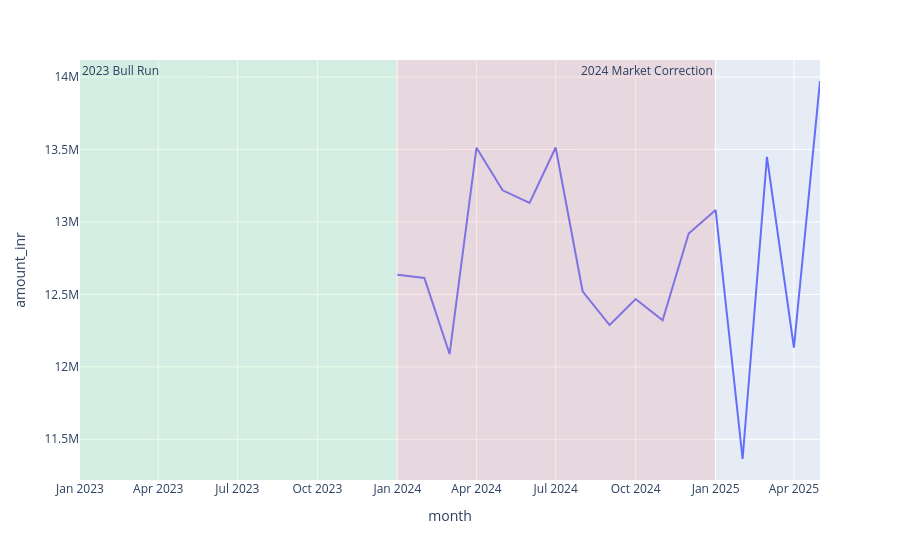

The code cell stored with this chart in its notebook:
### Code cell
fig.add_vrect(
    x0="2024-01-01",
    x1="2024-12-31",
    fillcolor="lightcoral",
    opacity=0.2,
    annotation_text="2024 Market Correction",
    annotation_position="top right",
    line_width=0
)

### Figure 1 — Plotly figure (JSON) as saved in the notebook; plotly's stock layout.template omitted (floating-point values rounded to 4 significant figures)
{"data": [{"hovertemplate": "month=%{x}<br>amount_inr=%{y}<extra></extra>", "legendgroup": "", "line": {"color": "#636efa", "dash": "solid"}, "marker": {"symbol": "circle"}, "mode": "lines", "name": "", "orientation": "v", "showlegend": false, "type": "scatter", "x": ["2024-01", "2024-02", "2024-03", "2024-04", "2024-05", "2024-06", "2024-07", "2024-08", "2024-09", "2024-10", "2024-11", "2024-12", "2025-01", "2025-02", "2025-03", "2025-04", "2025-05"], "xaxis": "x", "y": [12635349, 12613376, 12088413, 13512385, 13218606, 13131150, 13513884, 12521433, 12288778, 12467875, 12321673, 12920130, 13082145, 11363922, 13449360, 12132001, 13973011], "yaxis": "y"}], "layout": {"annotations": [{"showarrow": false, "text": "2023 Bull Run", "x": "2023-01-01", "xanchor": "left", "xref": "x", "y": 1, "yanchor": "top", "yref": "y domain"}, {"showarrow": false, "text": "2024 Market Correction", "x": "2024-12-31", "xanchor": "right", "xref": "x", "y": 1, "yanchor": "top", "yref": "y domain"}], "legend": {"tracegroupgap": 0}, "margin": {"t": 60}, "shapes": [{"fillcolor": "lightgreen", "line": {"width": 0}, "opacity": 0.2, "type": "rect", "x0": "2023-01-01", "x1": "2023-12-31", "xref": "x", "y0": 0, "y1": 1, "yref": "y domain"}, {"fillcolor": "lightcoral", "line": {"width": 0}, "opacity": 0.2, "type": "rect", "x0": "2024-01-01", "x1": "2024-12-31", "xref": "x", "y0": 0, "y1": 1, "yref": "y domain"}], "xaxis": {"anchor": "y", "domain": [0, 1], "title": {"text": "month"}}, "yaxis": {"anchor": "x", "domain": [0, 1], "title": {"text": "amount_inr"}}}}
